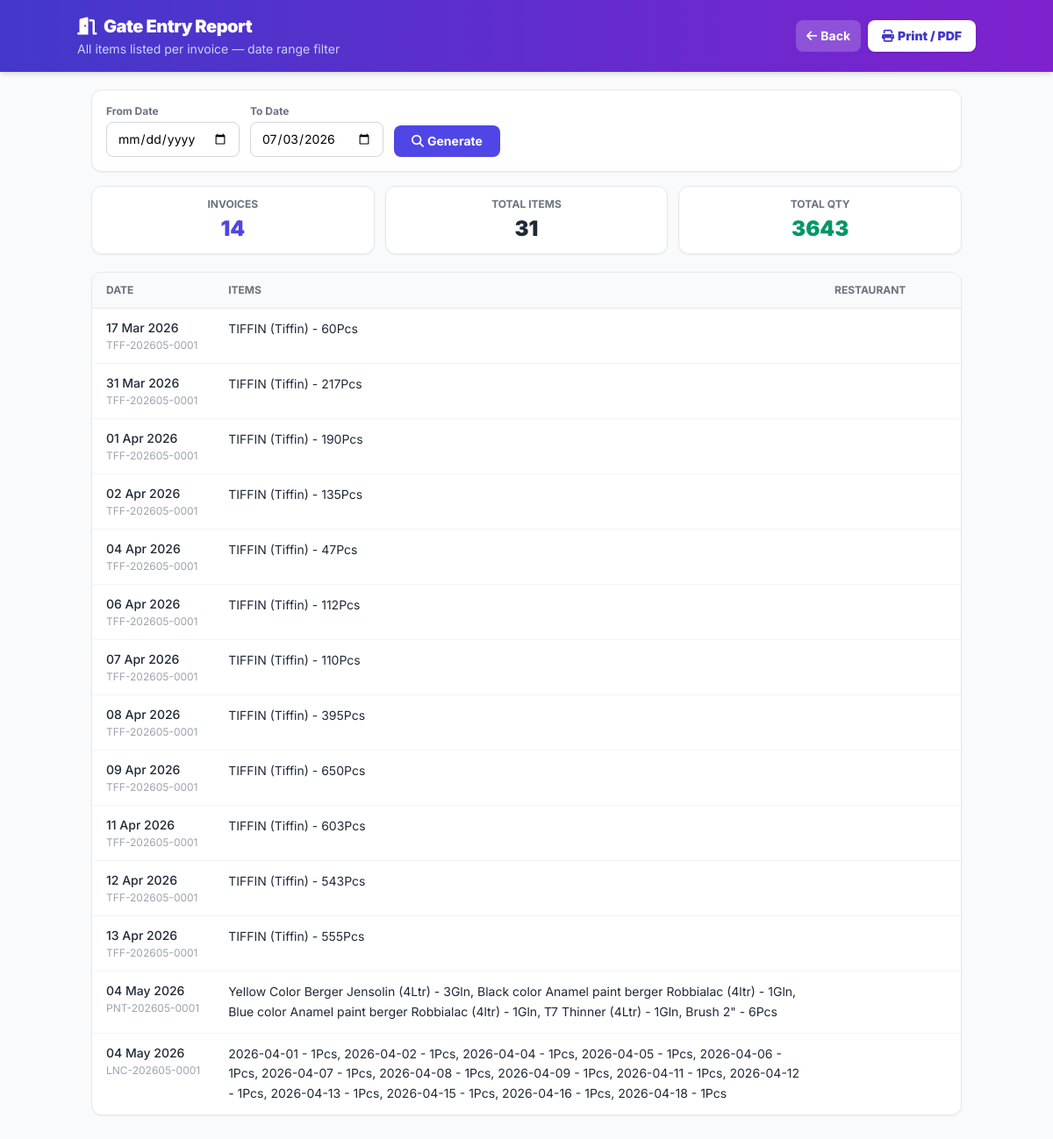
Before: /gate-entry/ (signed in) with the older database file.
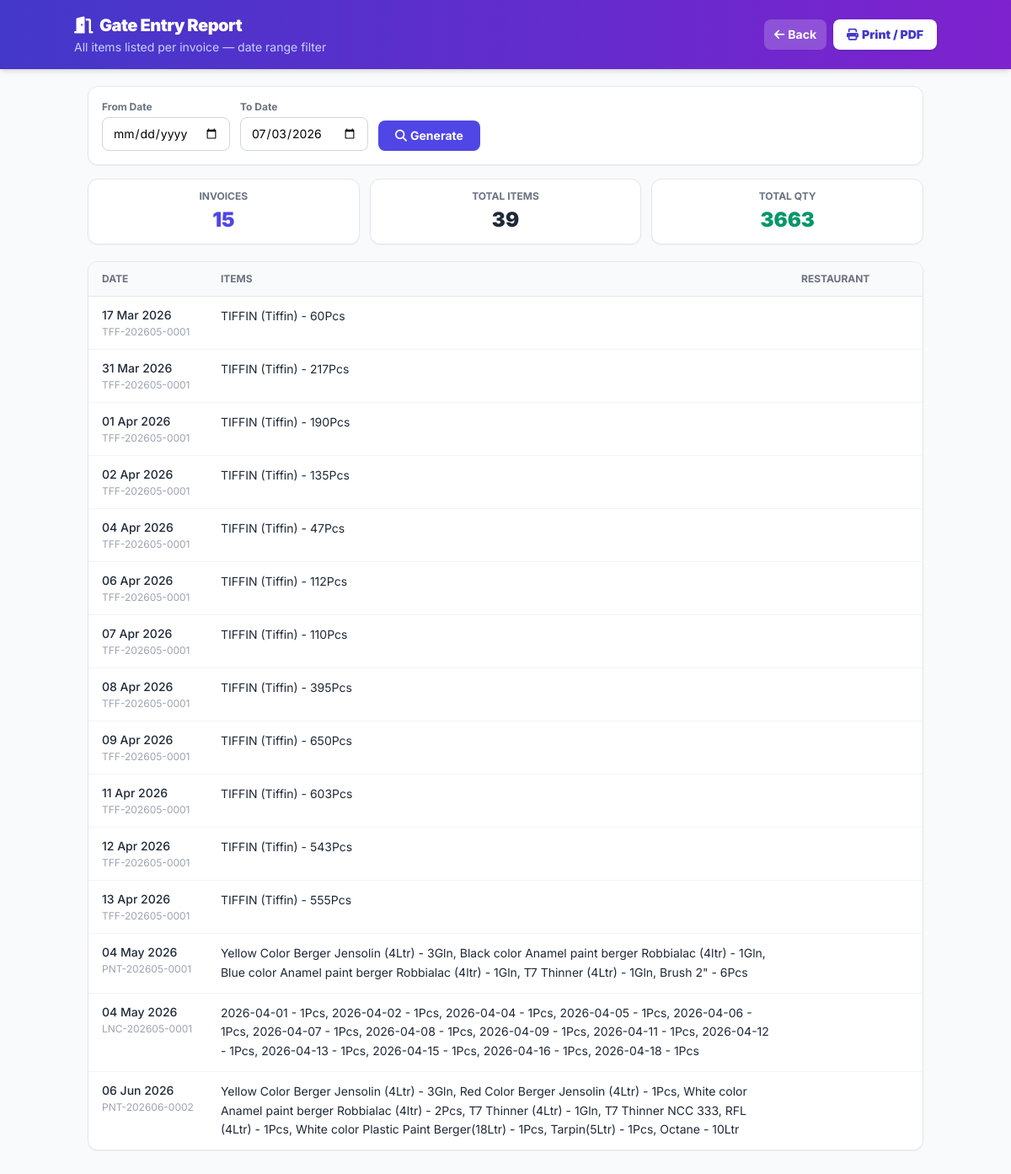
After: the same page with the newer database file.
### documents/models.py (models this page shows, shortened)
class SyncableModel(models.Model):
    uuid = models.UUIDField(default=uuid.uuid4, null=True, blank=True, db_index=True)
    is_dirty = models.BooleanField(default=True)
    is_deleted = models.BooleanField(default=False)
    updated_at = models.DateTimeField(auto_now=True)
    class Meta:
        abstract = True

class TransactionItem(SyncableModel):
    transaction = models.ForeignKey(Transaction, related_name='items', on_delete=models.CASCADE)
    description = models.CharField(max_length=255, blank=True)
    unit = models.CharField(max_length=50, default='Pcs')
    quantity = models.IntegerField(default=1)
    base_price = models.DecimalField(max_digits=10, decimal_places=3, default=0.000)
    unit_price_uplifted = models.DecimalField(max_digits=10, decimal_places=3, null=True, blank=True, help_text="Owner set price before taxes. If blank, global profit margin applies.")
    sort_order = models.IntegerField(default=0)
    entry_date = models.DateField(null=True, blank=True)
    checkout_date = models.DateField(null=True, blank=True)
    restaurant_name = models.CharField(max_length=255, blank=True)
    is_secondary = models.BooleanField(default=False)
    class Meta:
        ordering = ['sort_order', 'id']

class Transaction(SyncableModel):
    STATUS_CHOICES = (
        ('DRAFT', 'Draft'),
        ('PRICED', 'Priced'),
        ('APPROVED', 'Approved'),
        ('SUBMITTED', 'Submitted'),
        ('RELEASED', 'Released'),
    )
    status = models.CharField(max_length=20, choices=STATUS_CHOICES, default='DRAFT')
    supplier_name = models.CharField(max_length=255, blank=True)
    supplier_bin = models.CharField(max_length=100, blank=True)
    supplier_address = models.TextField(blank=True)
    supplier_contact = models.CharField(max_length=100, blank=True)
    buyer_name = models.CharField(max_length=255, blank=True)
    buyer_bin = models.CharField(max_length=100, blank=True)
    buyer_address = models.TextField(blank=True)
    buyer_contact = models.CharField(max_length=100, blank=True)
    vat_percentage = models.DecimalField(max_digits=5, decimal_places=2, default=15.00)
    duty_percentage = models.DecimalField(max_digits=5, decimal_places=2, default=5.00)
    tax_percentage = models.DecimalField(max_digits=5, decimal_places=2, default=0.00)
    service_charge_percentage = models.DecimalField(max_digits=5, decimal_places=2, default=0.00)
    profit_margin = models.DecimalField(max_digits=5, decimal_places=2, default=0.00)
    secondary_vat_percentage = models.DecimalField(max_digits=5, decimal_places=2, default=15.00)
    secondary_duty_percentage = models.DecimalField(max_digits=5, decimal_places=2, default=5.00)
    secondary_tax_percentage = models.DecimalField(max_digits=5, decimal_places=2, default=0.00)
    secondary_service_charge_percentage = models.DecimalField(max_digits=5, decimal_places=2, default=0.00)
    secondary_profit_margin = models.DecimalField(max_digits=5, decimal_places=2, default=0.00)
    transaction_category = models.ForeignKey(TransactionCategory, on_delete=models.SET_NULL, null=True, blank=True)
    secondary_category = models.ForeignKey(TransactionCategory, on_delete=models.SET_NULL, null=True, blank=True, related_name='secondary_transactions', help_text="Optional secondary category for dual-category registration.")
    invoice_number = models.CharField(max_length=100, blank=True, null=True)
    challan_number = models.CharField(max_length=100, blank=True, null=True)
    creator = models.ForeignKey('accounts.User', on_delete=models.SET_NULL, null=True, blank=True)
    created_at = models.DateTimeField(default=timezone.now)
    status_updated_at = models.DateTimeField(null=True, blank=True)

### documents/views.py (the view, shortened to what this page needs)
# urls.py: path('gate-entry/', doc_views.gate_entry, name='gate_entry'),
@login_required
@permission_required('p_view_gate_entry')
def gate_entry(request):
    from datetime import timedelta, datetime
    from django.db.models import Q
    today = date.today()
    date_from_str = request.GET.get('date_from', '')
    date_to_str   = request.GET.get('date_to', today.strftime('%Y-%m-%d'))
    date_from = parse_date(date_from_str) if date_from_str else None
    date_to   = parse_date(date_to_str)   if date_to_str   else today
    meal_keywords = ['tiffin', 'dinner', 'iftar', 'seheri']
    meal_q = Q()
    for kw in meal_keywords:
        meal_q |= Q(transaction_category__name__icontains=kw)
    normal_qs = Transaction.objects.prefetch_related('items').select_related('transaction_category').exclude(status='DRAFT').exclude(meal_q).order_by('created_at')
    if date_from:
        normal_qs = normal_qs.filter(created_at__date__gte=date_from)
    if date_to:
        normal_qs = normal_qs.filter(created_at__date__lte=date_to)
    meal_qs = Transaction.objects.prefetch_related('items').select_related('transaction_category').filter(meal_q)
    invoices = []
    grand_qty   = 0
    grand_items = 0
    for tx in normal_qs:
        items = list(tx.items.all())
        item_rows = []
        for it in items:
            item_rows.append({
                'description': it.description,
                'unit':        it.unit,
                'quantity':    it.quantity,
                'base_price':  it.base_price,
                'total':       it.base_price * it.quantity,
            })
            grand_qty   += it.quantity
            grand_items += 1
        invoices.append({
            'invoice_number': tx.invoice_number or f'TX-{tx.pk}',
            'date':           tx.created_at,
            'status':         tx.status,
            'buyer':          tx.buyer_name,
            'items':          item_rows,
            'item_count':     len(item_rows),
        })
    for tx in meal_qs:
        tx_date = tx.created_at.date() if tx.created_at else today
        cat_name = tx.transaction_category.name if tx.transaction_category else "Meal"
        is_lunch_tx = any(kw in cat_name.lower() for kw in ['lunch', 'tiffin', 'dinner', 'iftar'])
        items = list(tx.items.all())
        items_by_date = {}
        for it in items:
            if it.entry_date:
                item_date = it.entry_date
            if item_date not in items_by_date:
                items_by_date[item_date] = []
            items_by_date[item_date].append(it)
        for item_date, daily_items in items_by_date.items():
            if date_from and item_date < date_from:
                continue
            if date_to and item_date > date_to:
                continue
            item_rows = []
            for it in daily_items:
                if it.entry_date:
                    label = f"{it.restaurant_name or cat_name} ({cat_name.title()})"
                else:
                    label = f"{cat_name} - {it.description}"
                item_rows.append({
                    'description':     label,
                    'restaurant_name': it.restaurant_name,
                    'unit':            it.unit,
                    'quantity':        it.quantity,
                    'base_price':      it.base_price,
                    'total':           it.base_price * it.quantity,
                    'item_pk':         it.pk,
                    'tx_pk':           tx.pk,
                })
                grand_qty += it.quantity
                grand_items += 1
            if item_rows:
                invoices.append({
                    'invoice_number': tx.invoice_number or f'TX-{tx.pk}',
                    'date':           item_date,
                    'status':         tx.status,
                    'buyer':          tx.buyer_name,
                    'items':          item_rows,
                    'item_count':     len(item_rows),
                    'is_lunch':       is_lunch_tx,
                    'tx_pk':          tx.pk,
                })
    invoices.sort(key=lambda x: x['date'].date() if hasattr(x['date'], 'date') else x['date'])
    context = {
        'invoices':   invoices,
        'date_from':  date_from.strftime('%Y-%m-%d') if date_from else '',
        'date_to':    date_to.strftime('%Y-%m-%d')   if date_to   else '',
        'grand_qty':  grand_qty,
        'grand_items': grand_items,
        'invoice_count': len(invoices),
    }
    return render(request, 'documents/gate_entry.html', context)

### documents/context_processors.py (called while the page is built)
def whatsapp_contacts(request):
    if not request.user.is_authenticated:
        return {}
    accountant = User.objects.filter(role='ACCOUNTANT').first()
    owner = User.objects.filter(role='OWNER').first()
    return {
        'wa_accountant_phone': accountant.whatsapp_number if accountant else '',
        'wa_owner_phone': owner.whatsapp_number if owner else '',
    }

### templates/documents/gate_entry.html (shortened to what this page needs)
<!DOCTYPE html>
<html lang="en">
<head>
  <script src="https://cdn.tailwindcss.com"></script>
  <link rel="stylesheet" href="https://cdnjs.cloudflare.com/ajax/libs/font-awesome/6.4.0/css/all.min.css">
</head>
<body class="bg-gray-50 min-h-screen">
  <div class="no-print bg-gradient-to-r from-indigo-700 to-purple-700 text-white px-4 py-4 shadow-md">
    <div class="max-w-5xl mx-auto flex flex-col sm:flex-row items-start sm:items-center justify-between gap-3">
      <div>
        <h1 class="text-xl font-black tracking-tight"><i class="fas fa-door-open mr-2"></i>Gate Entry Report</h1>
        <p class="text-indigo-200 text-sm mt-0.5">All items listed per invoice — date range filter</p>
      </div>
      <div class="flex gap-2">
        <a href="{% url 'bill_summary' %}" class="bg-white/20 hover:bg-white/30 text-white text-sm font-bold px-3 py-2 rounded-lg transition">
          <i class="fas fa-arrow-left mr-1"></i>Back
        </a>
        <button onclick="window.print()" class="bg-white text-indigo-700 hover:bg-indigo-50 text-sm font-black px-4 py-2 rounded-lg transition shadow">
          <i class="fas fa-print mr-1"></i>Print / PDF
        </button>
      </div>
    </div>
  </div>
  <div class="no-print max-w-5xl mx-auto px-4 mt-5">
    <form method="get" class="bg-white rounded-xl border border-gray-200 shadow-sm p-4 flex flex-wrap gap-3 items-end">
      <div>
        <label class="block text-xs font-bold text-gray-500 mb-1">From Date</label>
        <input type="date" name="date_from" value="{{ date_from }}"
               class="border border-gray-300 rounded-lg px-3 py-2 text-sm focus:ring-2 focus:ring-indigo-300 outline-none">
      </div>
      <div>
        <label class="block text-xs font-bold text-gray-500 mb-1">To Date</label>
        <input type="date" name="date_to" value="{{ date_to }}"
               class="border border-gray-300 rounded-lg px-3 py-2 text-sm focus:ring-2 focus:ring-indigo-300 outline-none">
      </div>
      <button type="submit" class="bg-indigo-600 hover:bg-indigo-700 text-white font-bold px-5 py-2 rounded-lg text-sm transition">
        <i class="fas fa-search mr-1"></i>Generate
      </button>
    </form>
  </div>
  <div class="max-w-5xl mx-auto px-4 mt-4">
    <div class="grid grid-cols-3 gap-3 mb-5">
      <div class="bg-white border border-gray-200 rounded-xl p-3 text-center shadow-sm">
        <p class="text-xs text-gray-500 uppercase font-bold mb-1">Invoices</p>
        <p class="text-2xl font-black text-indigo-600">{{ invoice_count }}</p>
      </div>
      <div class="bg-white border border-gray-200 rounded-xl p-3 text-center shadow-sm">
        <p class="text-xs text-gray-500 uppercase font-bold mb-1">Total Items</p>
        <p class="text-2xl font-black text-gray-800">{{ grand_items }}</p>
      </div>
      <div class="bg-white border border-gray-200 rounded-xl p-3 text-center shadow-sm">
        <p class="text-xs text-gray-500 uppercase font-bold mb-1">Total Qty</p>
        <p class="text-2xl font-black text-emerald-600">{{ grand_qty }}</p>
      </div>
    </div>
    {% if invoices %}
      <div class="bg-white border border-gray-200 rounded-xl shadow-sm mb-5 overflow-hidden">
        <div class="overflow-x-auto">
          <table class="w-full text-sm" style="min-width:480px">
            <thead class="bg-gray-50 text-xs text-gray-500 uppercase font-bold">
              <tr>
                <th class="py-3 px-4 text-left w-32 border-b">Date</th>
                <th class="py-3 px-4 text-left border-b">Items</th>
                <th class="py-3 px-4 text-left w-40 border-b">Restaurant</th>
              </tr>
            </thead>
            <tbody class="divide-y divide-gray-100">
              {% for invoice in invoices %}
              <tr class="hover:bg-gray-50">
                <td class="py-3 px-4 font-medium text-gray-800 align-top whitespace-nowrap">
                  {{ invoice.date|date:"d M Y" }}
                  <div class="text-xs text-gray-400 font-normal mt-0.5">{{ invoice.invoice_number }}</div>
                </td>
                <td class="py-3 px-4 text-gray-800 align-top leading-relaxed">
                  {% for item in invoice.items %}
                    {{ item.description }} - {{ item.quantity }}{{ item.unit }}{% if not forloop.last %}, {% endif %}
                  {% empty %}
                    <span class="text-gray-400 italic">No items in this invoice</span>
                  {% endfor %}
                </td>
                <td class="py-3 px-4 text-gray-600 align-top text-xs">
                </td>
              </tr>
              {% endfor %}
            </tbody>
          </table>
        </div>
      </div>
    {% endif %}
    <div class="no-print h-12"></div>
  </div>
</body>
</html>

### templates/documents/gate_entry.html (style rules this page uses)
body { font-family: 'Inter', sans-serif; }

Changed rows visible on the page:
added Transaction: date "06 Jun 2026", invoice_number "PNT-202606-0002"
added TransactionItem: description "Yellow Color Berger Jensolin (4Ltr)", unit "Gln"
added TransactionItem: description "Red Color Berger Jensolin (4Ltr)", unit "Pcs"
added TransactionItem: description "White color Anamel paint berger Robbialac (4ltr)", unit "Pcs"
added TransactionItem: description "T7 Thinner (4Ltr)", unit "Gln"
added TransactionItem: description "T7 Thinner NCC 333, RFL (4Ltr)", unit "Pcs"
added TransactionItem: description "White color Plastic Paint Berger(18Ltr)", unit "Pcs"
added TransactionItem: description "Tarpin(5Ltr)", unit "Pcs"
added TransactionItem: description "Octane", unit "Ltr"
Other visible differences:
{{ invoice_count }}: "14" → "15"
{{ grand_items }}: "31" → "39"
{{ grand_qty }}: "3643" → "3663"
new list line: "- 3 , - 1 , - 2 , - 1 , - 1 , - 1 , - 1 , - 10"
